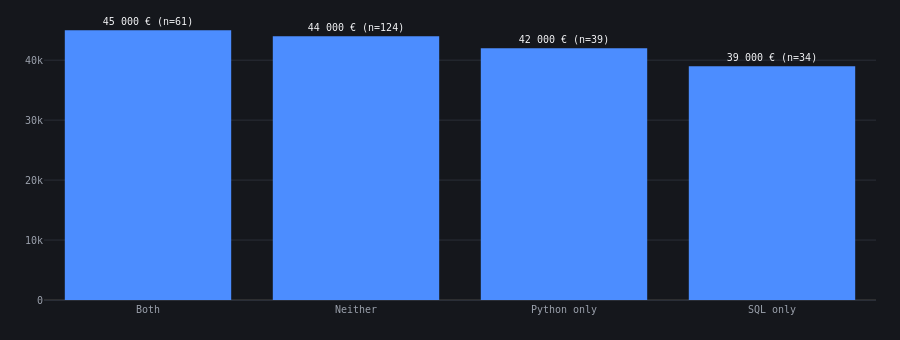

The cell this chart's notebook holds for it:
### Code cell
sal_profile = con.execute('''
    with offer_techs as (
        select distinct job_offer_id,
            max(case when lower(technology) = 'sql' then 1 else 0 end) as has_sql,
            max(case when lower(technology) = 'python' then 1 else 0 end) as has_python
        from fct_job_offer_technology
        group by job_offer_id
    )
    select
        case
            when ot.has_sql = 1 and ot.has_python = 1 then 'Both'
            when ot.has_sql = 1 then 'SQL only'
            when ot.has_python = 1 then 'Python only'
            else 'Neither'
        end as profile,
        count(*) as n,
        median(o.salary_min) as median_salary
    from fct_job_offer o
    left join offer_techs ot on o.job_offer_id = ot.job_offer_id
    where o.salary_period = 'annual'
      and o.annual_salary_plausible
      and o.is_canonical_listing
    group by profile
    order by median_salary desc
''').df()
fig = column_chart(
    sal_profile.to_dict('records'), 'profile', 'median_salary',
    'Median salary by tech profile', suffix=' €',
    labels={r['profile']: f"{int(r['median_salary']):,} € (n={int(r['n'])})".replace(',', ' ')
            for _, r in sal_profile.iterrows()})
fig

### Figure 1 — Plotly figure (JSON) as saved in the notebook; plotly's stock layout.template omitted (floating-point values rounded to 4 significant figures)
{"data": [{"cliponaxis": false, "hovertemplate": "<b>%{x}</b><br>%{text}<extra></extra>", "marker": {"color": "#4C8DFF"}, "text": ["45 000 € (n=61)", "44 000 € (n=124)", "42 000 € (n=39)", "39 000 € (n=34)"], "textfont": {"color": "#F2F3F5", "family": "'JetBrains Mono', 'SF Mono', 'Consolas', monospace", "size": 10}, "textposition": "outside", "type": "bar", "x": ["Both", "Neither", "Python only", "SQL only"], "y": [45000, 44000, 42000, 39000]}], "layout": {"height": 340, "meta": {"note": null, "title": "Median salary by tech profile"}, "yaxis": {"title": {"text": ""}}}}
